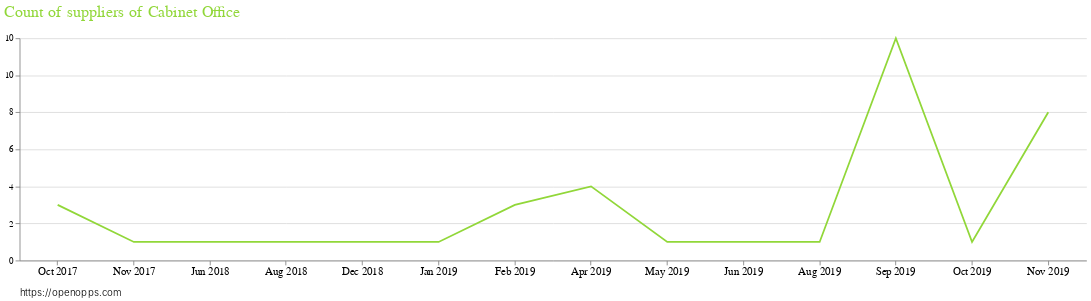

Write notebook code for a chart like this one.
### Code cell
line=alt.Chart(df1, width=1200, height=250, title="Count of suppliers of Cabinet Office").mark_line(color='#91D739').encode(
            x=alt.X('yearmonth(releasedate):O',
                    axis=alt.Axis(tickCount=12, title="https://openopps.com", 
                grid=False, 
                labelFont='Helvetica', 
                labelFontSize=12, 
                labelAngle=0, 
                titleAlign='left',
                titleAnchor='start',
                titleFont='Helvetica',
                titleFontSize= 11,
                titleFontWeight= 300,
                titleX= -0,
                titleY= 30) 
                   ),
            y=alt.Y('sum(supplier_count):Q',
                     axis=alt.Axis(title="",
                                    format=".0s",)
                   ),
            )
        selectors = alt.Chart(df1).mark_point().encode(
            x='yearmonth(releasedate):O',
            opacity=alt.value(0),
        ).add_selection(
            nearest
        )

        points = line.mark_point().encode(
            opacity=alt.condition(nearest, alt.value(1), alt.value(0))
        )


        text = line.mark_text(align='left', dx=10, dy=-10).encode(
            text=alt.condition(nearest, 'sum(supplier_count):Q', alt.value(' '))
        )

        rules = alt.Chart(df1).mark_rule(color='gray').encode(
            x='yearmonth(releasedate):O',
        ).transform_filter(
            nearest
        )

        chart = alt.layer(
            line, selectors, points, rules, text
        ).configure_view(
          strokeWidth=0
        ).configure_title(fontSize=18, anchor='start',
                color= "#91D739", font='Helvetica', fontWeight=400)

        chart

### Figure 1 — Vega-Lite specification as saved in the notebook (floating-point values rounded to 4 significant figures)
{"config": {"view": {"continuousWidth": 400, "continuousHeight": 300, "strokeWidth": 0}, "title": {"anchor": "start", "color": "#91D739", "font": "Helvetica", "fontSize": 18, "fontWeight": 400}}, "layer": [{"mark": {"type": "line", "color": "#91D739"}, "encoding": {"x": {"type": "ordinal", "axis": {"grid": false, "labelAngle": 0, "labelFont": "Helvetica", "labelFontSize": 12, "tickCount": 12, "title": "https://openopps.com", "titleAlign": "left", "titleAnchor": "start", "titleFont": "Helvetica", "titleFontSize": 11, "titleFontWeight": 300, "titleX": 0, "titleY": 30}, "field": "releasedate", "timeUnit": "yearmonth"}, "y": {"type": "quantitative", "aggregate": "sum", "axis": {"format": ".0s", "title": ""}, "field": "supplier_count"}}, "height": 250, "title": "Count of suppliers of Cabinet Office", "width": 1200}, {"mark": "point", "encoding": {"opacity": {"value": 0}, "x": {"type": "ordinal", "field": "releasedate", "timeUnit": "yearmonth"}}, "selection": {"selector002": {"type": "single", "nearest": true, "on": "mouseover", "fields": ["releasedate"], "empty": "none"}}}, {"mark": "point", "encoding": {"opacity": {"condition": {"value": 1, "selection": "selector002"}, "value": 0}, "x": {"type": "ordinal", "axis": {"grid": false, "labelAngle": 0, "labelFont": "Helvetica", "labelFontSize": 12, "tickCount": 12, "title": "https://openopps.com", "titleAlign": "left", "titleAnchor": "start", "titleFont": "Helvetica", "titleFontSize": 11, "titleFontWeight": 300, "titleX": 0, "titleY": 30}, "field": "releasedate", "timeUnit": "yearmonth"}, "y": {"type": "quantitative", "aggregate": "sum", "axis": {"format": ".0s", "title": ""}, "field": "supplier_count"}}, "height": 250, "title": "Count of suppliers of Cabinet Office", "width": 1200}, {"mark": {"type": "rule", "color": "gray"}, "encoding": {"x": {"type": "ordinal", "field": "releasedate", "timeUnit": "yearmonth"}}, "transform": [{"filter": {"selection": "selector002"}}]}, {"mark": {"type": "text", "align": "left", "dx": 10, "dy": -10}, "encoding": {"text": {"condition": {"type": "quantitative", "aggregate": "sum", "field": "supplier_count", "selection": "selector002"}, "value": " "}, "x": {"type": "ordinal", "axis": {"grid": false, "labelAngle": 0, "labelFont": "Helvetica", "labelFontSize": 12, "tickCount": 12, "title": "https://openopps.com", "titleAlign": "left", "titleAnchor": "start", "titleFont": "Helvetica", "titleFontSize": 11, "titleFontWeight": 300, "titleX": 0, "titleY": 30}, "field": "releasedate", "timeUnit": "yearmonth"}, "y": {"type": "quantitative", "aggregate": "sum", "axis": {"format": ".0s", "title": ""}, "field": "supplier_count"}}, "height": 250, "title": "Count of suppliers of Cabinet Office", "width": 1200}], "data": {"name": "data-c19dc35a700f3ff87ac1f1f579a92030"}, "$schema": "https://vega.github.io/schema/vega-lite/v4.0.2.json", "datasets": {"data-c19dc35a700f3ff87ac1f1f579a92030": [{"releasedate": "01/30/2019", "supplier_count": 1}, {"releasedate": "02/22/2019", "supplier_count": 2}, {"releasedate": "02/26/2019", "supplier_count": 1}, {"releasedate": "04/02/2019", "supplier_count": 3}, {"releasedate": "04/24/2019", "supplier_count": 1}, {"releasedate": "05/13/2019", "supplier_count": 1}, {"releasedate": "06/03/2019", "supplier_count": 1}, {"releasedate": "06/18/2018", "supplier_count": 1}, {"releasedate": "08/06/2018", "supplier_count": 1}, {"releasedate": "08/20/2019", "supplier_count": 1}, {"releasedate": "09/19/2019", "supplier_count": 1}, {"releasedate": "09/25/2019", "supplier_count": 2}, {"releasedate": "09/26/2019", "supplier_count": 8}, {"releasedate": "09/27/2019", "supplier_count": 1}, {"releasedate": "10/17/2019", "supplier_count": 1}, {"releasedate": "10/23/2017", "supplier_count": 3}, {"releasedate": "11/10/2017", "supplier_count": 1}, {"releasedate": "11/11/2019", "supplier_count": 8}, {"releasedate": "12/05/2018", "supplier_count": 1}]}}
